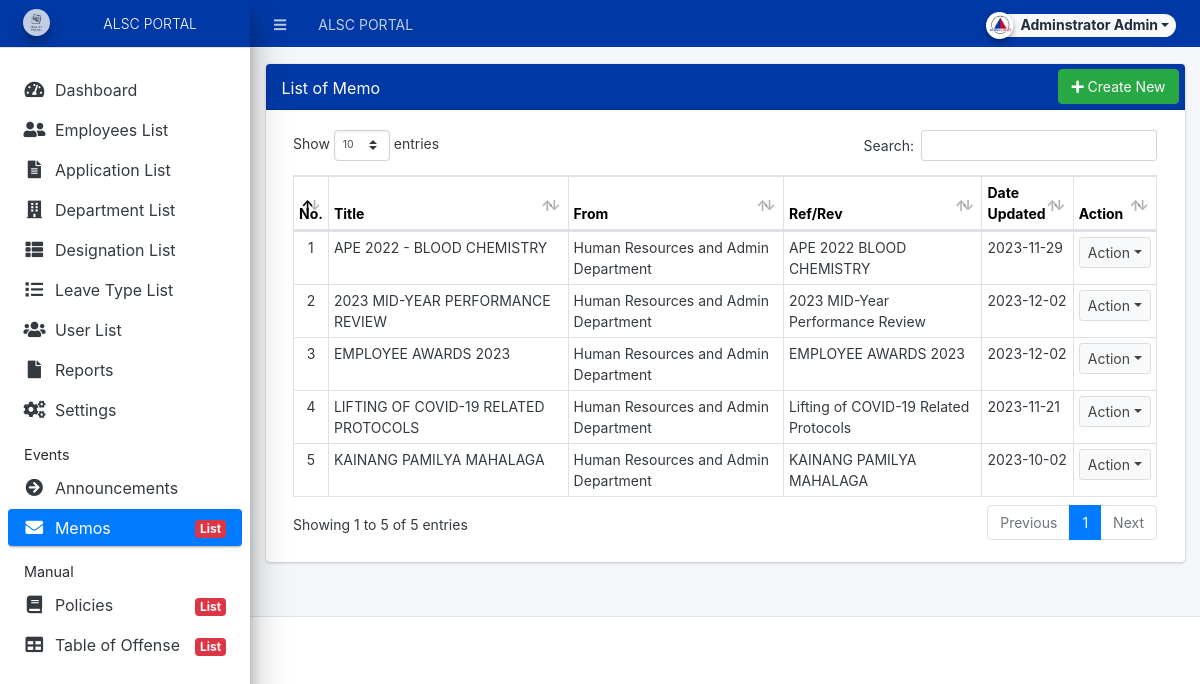
Screenshot of /admin/index.php?page=memo/memo (signed in) with the database file from the repository.
### tables this page shows
CREATE TABLE `memo_list` (
  `id` int(30) NOT NULL,
  `title` text NOT NULL,
  `description` text NOT NULL,
  `date_created` datetime NOT NULL DEFAULT current_timestamp(),
  `date_updated` datetime DEFAULT NULL ON UPDATE current_timestamp(),
  `to_` text NOT NULL,
  `from_` text NOT NULL,
  `date_` datetime NOT NULL,
  `cc_` text NOT NULL,
  `ref_` text NOT NULL,
  `re_` text NOT NULL
);

### classes/DBConnection.php (called while the page is built, shortened)
<?php
class DBConnection{
    private $host = DB_SERVER;
    private $username = DB_USERNAME;
    private $password = DB_PASSWORD;
    private $database = DB_NAME;
    public $conn;
    public function __construct(){
        if (!isset($this->conn)) {
            $this->conn = new mysqli($this->host, $this->username, $this->password, $this->database);
        }
    }
}
?>

### classes/SystemSettings.php (called while the page is built, shortened)
<?php
class SystemSettings extends DBConnection{
	function userdata($field = ''){
		if(!empty($field)){
			if(isset($_SESSION['userdata'][$field]))
				return $_SESSION['userdata'][$field];
			else
				return null;
		}else{
			return false;
		}
	}
}
$_settings = new SystemSettings();
?>

### admin/memo/memo.php (the view, shortened to what this page needs)
<div class="card">
	<div class="card-header" style="background-color: #0039a6 ;padding: 0.3rem 1rem">
		<h3 class="card-title">List of Memo</h3>
		<?php if($_settings->userdata('type') != 3): ?>
		<div class="card-tools">
		<a href="?page=memo/manage_memo" class="btn btn-success"><span class="fas fa-plus"></span>  Create New</a>
		</div>
		<?php endif; ?>
	</div>
	<div class="card-body">
        <div class="container-fluid">
			<table class="table table-stripped table-hover table-bordered">
				<thead>
					<tr>
						<th style="color: black;">No.</th>
						<th style="color: black;">Title</th>
						<th style="color: black;">From</th>
						<th style="color: black;">Ref/Rev</th>
						<th style="color: black;">Date Updated</th>
						<th style="color: black;">Action</th>
					</tr>
				</thead>
				<tbody>
					<?php
					$i = 1;
						$qry = $conn->query("SELECT * from `memo_list` order by unix_timestamp(date_created) desc ");
						while($row = $qry->fetch_assoc()):
                            $row['description'] = strip_tags(stripslashes(html_entity_decode($row['description'])));
					?>
						<tr>
							<td class="text-center"><?php echo $i++; ?></td>
							<td><?php echo $row['title'] ?></td>
							<td><?php echo $row['from_'] ?></td>
							<td><?php echo $row['re_'] ?></td>
							<td><?php echo ($row['date_updated'] != null) ? date('Y-m-d', strtotime($row['date_updated'])) : date('Y-m-d', strtotime($row['date_created'])); ?></td>
							<td align="center">
								 <button type="button" class="btn btn-default btn-sm dropdown-toggle dropdown-icon" data-toggle="dropdown">
				                  		Action
				                  </button>
							</td>
						</tr>
					<?php endwhile; ?>
				</tbody>
			</table>
		</div>
	</div>
</div>

### admin/memo/memo.php (style rules this page uses)
.card-title { color:white; padding-top: 10px; }

### rows the page displays
memo_list: title "APE 2022 - BLOOD CHEMISTRY", from_ "Human Resources and Admin Department", re_ "APE 2022 BLOOD CHEMISTRY", date_updated "2023-11-29"
memo_list: title "2023 MID-YEAR PERFORMANCE REVIEW", from_ "Human Resources and Admin Department", re_ "2023 MID-Year Performance Review", date_updated "2023-12-02"
memo_list: title "EMPLOYEE AWARDS 2023", from_ "Human Resources and Admin Department", re_ "EMPLOYEE AWARDS 2023", date_updated "2023-12-02"
memo_list: title "LIFTING OF COVID-19 RELATED PROTOCOLS", from_ "Human Resources and Admin Department", re_ "Lifting of COVID-19 Related Protocols", date_updated "2023-11-21"
memo_list: title "KAINANG PAMILYA MAHALAGA", from_ "Human Resources and Admin Department", re_ "KAINANG PAMILYA MAHALAGA", date_updated "2023-10-02"

### other values shown
$_settings->info('name') "ALSC PORTAL"
$_settings->userdata('firstname').' '.$_settings->userdata('lastname') "Adminstrator Admin"
$_settings->info('short_name') "ALSC PORTAL"
